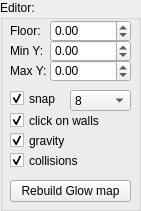
   <widget class="QGroupBox" name="groupEditor">
    <property name="geometry">
     <rect>
      <x>990</x>
      <y>292</y>
      <width>141</width>
      <height>211</height>
     </rect>
    </property>
    <property name="title">
     <string>Editor:</string>
    </property>
    <widget class="QCheckBox" name="checkEditorSnap">
     <property name="geometry">
      <rect>
       <x>10</x>
       <y>90</y>
       <width>61</width>
       <height>17</height>
      </rect>
     </property>
     <property name="toolTip">
      <string>Snap to the grid</string>
     </property>
     <property name="text">
      <string>snap</string>
     </property>
     <property name="checked">
      <bool>true</bool>
     </property>
    </widget>
    <widget class="QComboBox" name="comboEditorSnap">
     <property name="geometry">
      <rect>
       <x>70</x>
       <y>90</y>
       <width>61</width>
       <height>21</height>
      </rect>
     </property>
     <property name="currentIndex">
      <number>7</number>
     </property>
     <item>
      <property name="text">
       <string>1024</string>
      </property>
     </item>
     <item>
      <property name="text">
       <string>512</string>
      </property>
     </item>
     <item>
      <property name="text">
       <string>256</string>
      </property>
     </item>
     <item>
      <property name="text">
       <string>128</string>
      </property>
     </item>
     <item>
      <property name="text">
       <string>64</string>
      </property>
     </item>
     <item>
      <property name="text">
       <string>32</string>
      </property>
     </item>
     <item>
      <property name="text">
       <string>16</string>
      </property>
     </item>
     <item>
      <property name="text">
       <string>8</string>
      </property>
     </item>
     <item>
      <property name="text">
       <string>4</string>
      </property>
     </item>
     <item>
      <property name="text">
       <string>2</string>
      </property>
     </item>
     <item>
      <property name="text">
       <string>1</string>
      </property>
     </item>
     <item>
      <property name="text">
       <string>0.5</string>
      </property>
     </item>
    </widget>
    <widget class="QCheckBox" name="checkEditorCollisions">
     <property name="geometry">
      <rect>
       <x>10</x>
       <y>150</y>
       <width>121</width>
       <height>21</height>
      </rect>
     </property>
     <property name="toolTip">
      <string>The 3D camera can't go through walls</string>
     </property>
     <property name="text">
      <string>collisions</string>
     </property>
     <property name="checked">
      <bool>true</bool>
     </property>
    </widget>
    <widget class="QCheckBox" name="checkEditorGravity">
     <property name="geometry">
      <rect>
       <x>10</x>
       <y>130</y>
       <width>121</width>
       <height>21</height>
      </rect>
     </property>
     <property name="toolTip">
      <string>Not implemented yet</string>
     </property>
     <property name="text">
      <string>gravity</string>
     </property>
     <property name="checked">
      <bool>true</bool>
     </property>
    </widget>
    <widget class="QCheckBox" name="checkEditorWallSelector">
     <property name="geometry">
      <rect>
       <x>10</x>
       <y>110</y>
       <width>121</width>
       <height>21</height>
      </rect>
     </property>
     <property name="toolTip">
      <string>Click in the 3D view to select a wall</string>
     </property>
     <property name="text">
      <string>click on walls</string>
     </property>
     <property name="checked">
      <bool>true</bool>
     </property>
    </widget>
    <widget class="QDoubleSpinBox" name="spinEditorFloor">
     <property name="geometry">
      <rect>
       <x>50</x>
       <y>20</y>
       <width>81</width>
       <height>22</height>
      </rect>
     </property>
     <property name="minimum">
      <double>-32768.000000000000000</double>
     </property>
     <property name="maximum">
      <double>32768.000000000000000</double>
     </property>
    </widget>
    <widget class="QLabel" name="labelEditorFloor">
     <property name="geometry">
      <rect>
       <x>10</x>
       <y>20</y>
       <width>41</width>
       <height>21</height>
      </rect>
     </property>
     <property name="text">
      <string>Floor:</string>
     </property>
    </widget>
    <widget class="QLabel" name="labelScissorMinY">
     <property name="geometry">
      <rect>
       <x>10</x>
       <y>40</y>
       <width>41</width>
       <height>21</height>
      </rect>
     </property>
     <property name="toolTip">
      <string>Scissor: only nodes and objects between these heights are drawn and selectable in the 2D views</string>
     </property>
     <property name="text">
      <string>Min Y:</string>
     </property>
    </widget>
    <widget class="QDoubleSpinBox" name="spinScissorMinY">
     <property name="geometry">
      <rect>
       <x>50</x>
       <y>40</y>
       <width>81</width>
       <height>22</height>
      </rect>
     </property>
     <property name="toolTip">
      <string>Scissor: only nodes and objects between these heights are drawn and selectable in the 2D views</string>
     </property>
     <property name="minimum">
      <double>-32768.000000000000000</double>
     </property>
     <property name="maximum">
      <double>32768.000000000000000</double>
     </property>
    </widget>
    <widget class="QLabel" name="labelScissorMaxY">
     <property name="geometry">
      <rect>
       <x>10</x>
       <y>60</y>
       <width>41</width>
       <height>21</height>
      </rect>
     </property>
     <property name="toolTip">
      <string>Scissor: only nodes and objects between these heights are drawn and selectable in the 2D views</string>
     </property>
     <property name="text">
      <string>Max Y:</string>
     </property>
    </widget>
    <widget class="QDoubleSpinBox" name="spinScissorMaxY">
     <property name="geometry">
      <rect>
       <x>50</x>
       <y>60</y>
       <width>81</width>
       <height>22</height>
      </rect>
     </property>
     <property name="toolTip">
      <string>Scissor: only nodes and objects between these heights are drawn and selectable in the 2D views</string>
     </property>
     <property name="minimum">
      <double>-32768.000000000000000</double>
     </property>
     <property name="maximum">
      <double>32768.000000000000000</double>
     </property>
    </widget>
    <widget class="QPushButton" name="pushRendererGlowmapRebuild">
     <property name="geometry">
      <rect>
       <x>10</x>
       <y>180</y>
       <width>121</width>
       <height>22</height>
      </rect>
     </property>
     <property name="text">
      <string>Rebuild Glow map</string>
     </property>
    </widget>
   </widget>
